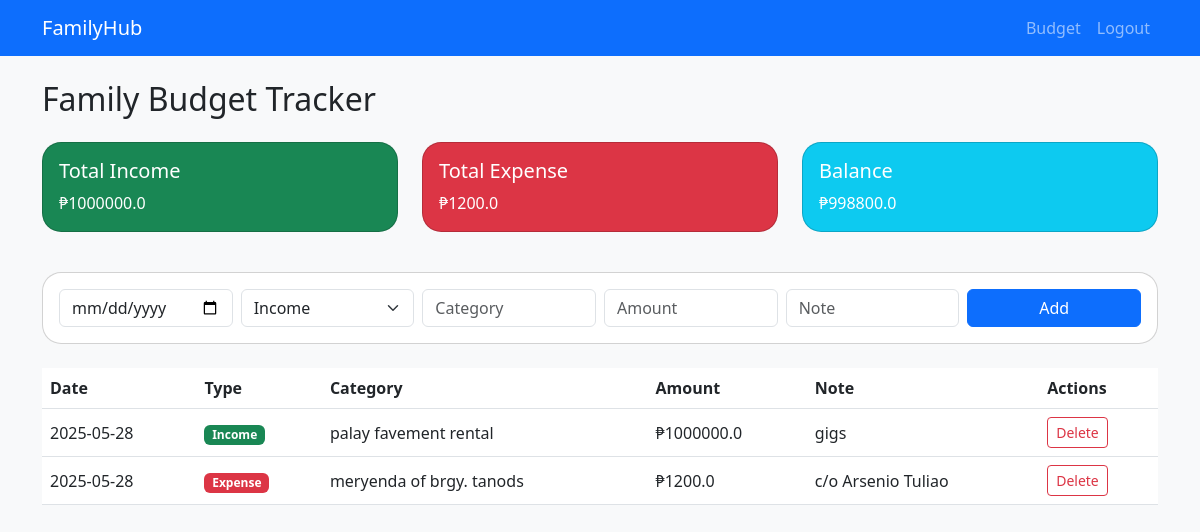
Screenshot of /budget (signed in) with the database file from the repository.
### tables this page shows
CREATE TABLE transactions (
    id INTEGER PRIMARY KEY AUTOINCREMENT,
    user_id INTEGER NOT NULL,
    date TEXT NOT NULL,
    type TEXT NOT NULL,
    category TEXT NOT NULL,
    amount REAL NOT NULL,
    note TEXT, deleted INTEGER DEFAULT 0,
    FOREIGN KEY(user_id) REFERENCES users(id)
);

### app.py (the view, shortened to what this page needs)
@app.route("/budget", methods=["GET", "POST"])
def budget():
    if "user_id" not in session:
        return redirect("/login")
    user_id = session["user_id"]
    transactions = db.execute(
        "SELECT * FROM transactions WHERE user_id = ? AND deleted = 0 ORDER BY date DESC",
        user_id
    )
    income = db.execute(
        "SELECT IFNULL(SUM(amount),0) as total FROM transactions WHERE user_id = ? AND type = 'income' AND deleted = 0",
        user_id
    )[0]['total']
    expense = db.execute(
        "SELECT IFNULL(SUM(amount),0) as total FROM transactions WHERE user_id = ? AND type = 'expense' AND deleted = 0",
        user_id
    )[0]['total']
    balance = income - expense
    return render_template("budget.html", transactions=transactions, income=income, expense=expense, balance=balance)

### app.py (called while the page is built)
@app.after_request
def after_request(response):
    response.headers["Cache-Control"] = "no-cache, no-store, must-revalidate"
    response.headers["Expires"] = 0
    response.headers["Pragma"] = "no-cache"
    return response

### templates/budget.html (shortened to what this page needs)
{% extends "layout.html" %}
{% block content %}
<h2 class="mb-4">Family Budget Tracker</h2>
<div class="row mb-4">
    <div class="col-md-4">
        <div class="card text-white bg-success mb-3">
            <div class="card-body">
                <h5 class="card-title">Total Income</h5>
                <p class="card-text">&#8369;{{ income }}</p>
            </div>
        </div>
    </div>
    <div class="col-md-4">
        <div class="card text-white bg-danger mb-3">
            <div class="card-body">
                <h5 class="card-title">Total Expense</h5>
                <p class="card-text">&#8369;{{ expense }}</p>
            </div>
        </div>
    </div>
    <div class="col-md-4">
        <div class="card text-white bg-info mb-3">
            <div class="card-body">
                <h5 class="card-title">Balance</h5>
                <p class="card-text">&#8369;{{ balance }}</p>
            </div>
        </div>
    </div>
</div>
<div class="card mb-4">
    <div class="card-body">
        <form method="post" class="row g-2">
            <div class="col-md-2">
                <input class="form-control" type="date" name="date" required>
            </div>
            <div class="col-md-2">
                <select class="form-select" name="type" required>
                    <option value="income">Income</option>
                </select>
            </div>
            <div class="col-md-2">
                <input class="form-control" type="text" name="category" placeholder="Category" required>
            </div>
            <div class="col-md-2">
                <input class="form-control" type="number" step="0.01" name="amount" placeholder="Amount" required>
            </div>
            <div class="col-md-2">
                <input class="form-control" type="text" name="note" placeholder="Note">
            </div>
            <div class="col-md-2">
                <button class="btn btn-primary w-100" type="submit">Add</button>
            </div>
        </form>
    </div>
</div>
<div class="table-responsive">
    <table class="table table-hover align-middle">
        <thead>
            <tr>
                <th>Date</th>
                <th>Type</th>
                <th>Category</th>
                <th>Amount</th>
                <th>Note</th>
                <th>Actions</th>
            </tr>
        </thead>
        <tbody>
        {% for t in transactions %}
            <tr>
                <td>{{ t.date }}</td>
                <td>
                    {% if t.type == "income" %}
                        <span class="badge bg-success">Income</span>
                    {% else %}
                        <span class="badge bg-danger">Expense</span>
                    {% endif %}
                </td>
                <td>{{ t.category }}</td>
                <td>&#8369;{{ t.amount }}</td>
                <td>{{ t.note }}</td>
                <td>
                    <form method="post" action="/delete/{{ t.id }}" style="display:inline;" class="delete-form">
                        <button class="btn btn-sm btn-outline-danger" type="submit">Delete</button>
                    </form>
                </td>
            </tr>
        {% endfor %}
        </tbody>
    </table>
</div>
{% endblock %}

### templates/layout.html (shortened to what this page needs)
<!DOCTYPE html>
<html lang="en">
<head>
    <link href="https://cdn.jsdelivr.net/npm/bootstrap@5.3.0/dist/css/bootstrap.min.css" rel="stylesheet">
    <link href="{{ url_for('static', filename='styles.css') }}" rel="stylesheet">
</head>
<body class="bg-light">
<nav class="navbar navbar-expand-lg navbar-dark bg-primary">
    <div class="container">
        <a class="navbar-brand" href="/">FamilyHub</a>
        <div class="collapse navbar-collapse" id="navbarsExample">
            <ul class="navbar-nav ms-auto">
                {% if session.get("user_id") %}
                <li class="nav-item">
                    <a class="nav-link" href="/budget">Budget</a>
                </li>
                <li class="nav-item">
                    <a class="nav-link" href="/logout">Logout</a>
                </li>
                {% endif %}
            </ul>
        </div>
    </div>
</nav>
<div class="container mt-4">
    {% block content %}{% endblock %}
</div>
</body>
</html>

### static/styles.css (style rules this page uses)
.card { border-radius: 1.2rem; }
.table th, .table td { vertical-align: middle !important; }

### rows the page displays
transactions: date "2025-05-28", type "Income", category "palay favement rental", amount "1000000.0", note "gigs"
transactions: date "2025-05-28", type "Expense", category "meryenda of brgy. tanods", amount "1200.0", note "c/o Arsenio Tuliao"

### other values shown
{{ income }} "1000000.0"
{{ expense }} "1200.0"
{{ balance }} "998800.0"
